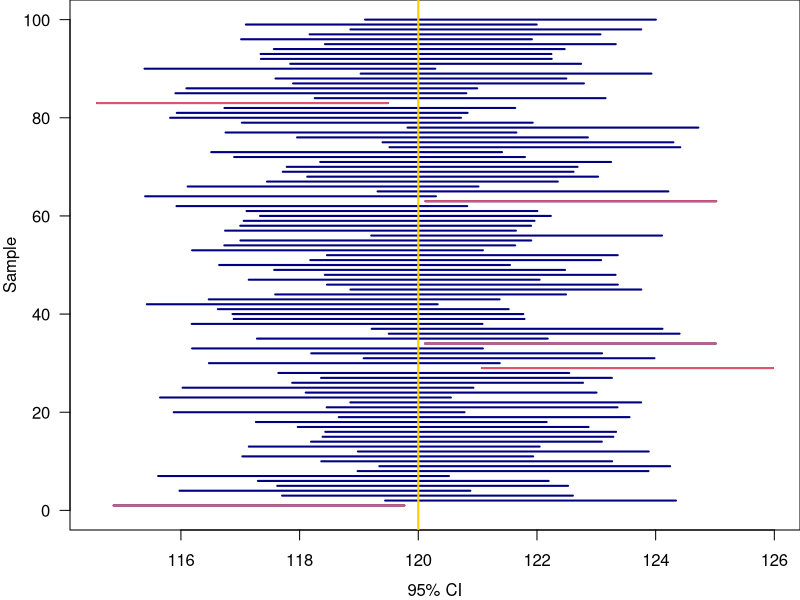

This chart was generated by the following R code:
## ---- chunk 1
#| echo: false
#| message: false
knitr::opts_chunk$set(
    fig.asp = 0.618,
    fig.align = "center",
    out.width = "100%",
    fig.retina = 10,
    fig.path = "../slides/images/15-probstat/",
    message = FALSE,
    global.par = TRUE
)
library(fontawesome)
library(tidyverse)
## ---- chunk 2
#| echo: false
par(mar = c(3.5, 3.5, 0, 0), mgp = c(2.5, 1, 0))
mu <- 120; sig <- 5 
al <- 0.05; M <- 100; n <- 16

set.seed(2026)
x_rep <- replicate(M, rnorm(n, mu, sig))
xbar_rep <- apply(x_rep, 2, mean)
E <- qnorm(p = 1 - al / 2) * sig / sqrt(n)
ci_lwr <- xbar_rep - E
ci_upr <- xbar_rep + E

plot(NULL, xlim = range(c(ci_lwr, ci_upr)), ylim = c(0, 100), 
     xlab = "95% CI", ylab = "Sample", las = 1)
mu_out <- (mu < ci_lwr | mu > ci_upr)
segments(x0 = ci_lwr, y0 = 1:M, x1 = ci_upr, col = "navy", lwd = 2)
segments(x0 = ci_lwr[mu_out], y0 = (1:M)[mu_out], x1 = ci_upr[mu_out], col = 2, lwd = 2)
abline(v = mu, col = "#FFCC00", lwd = 2)
